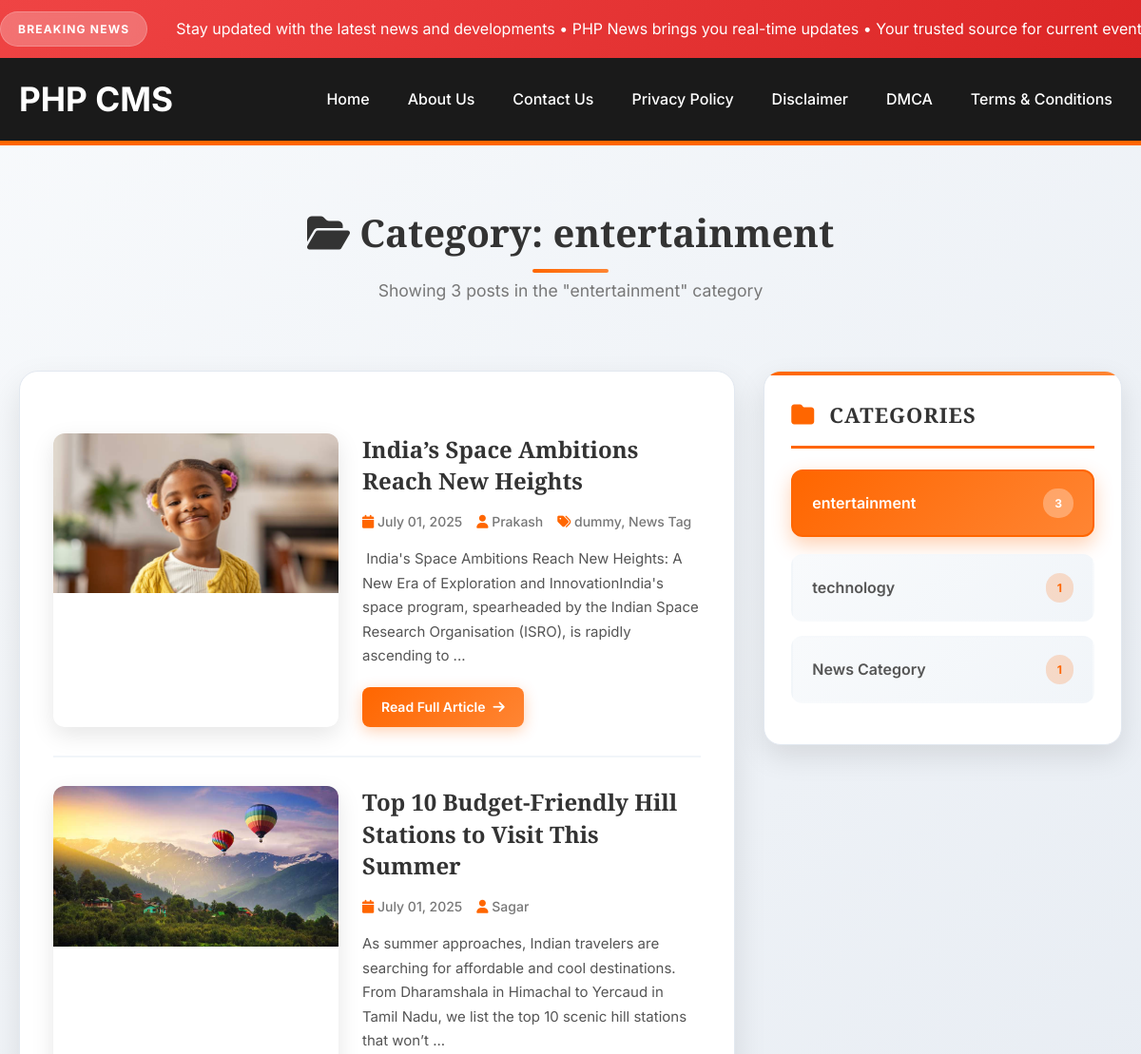
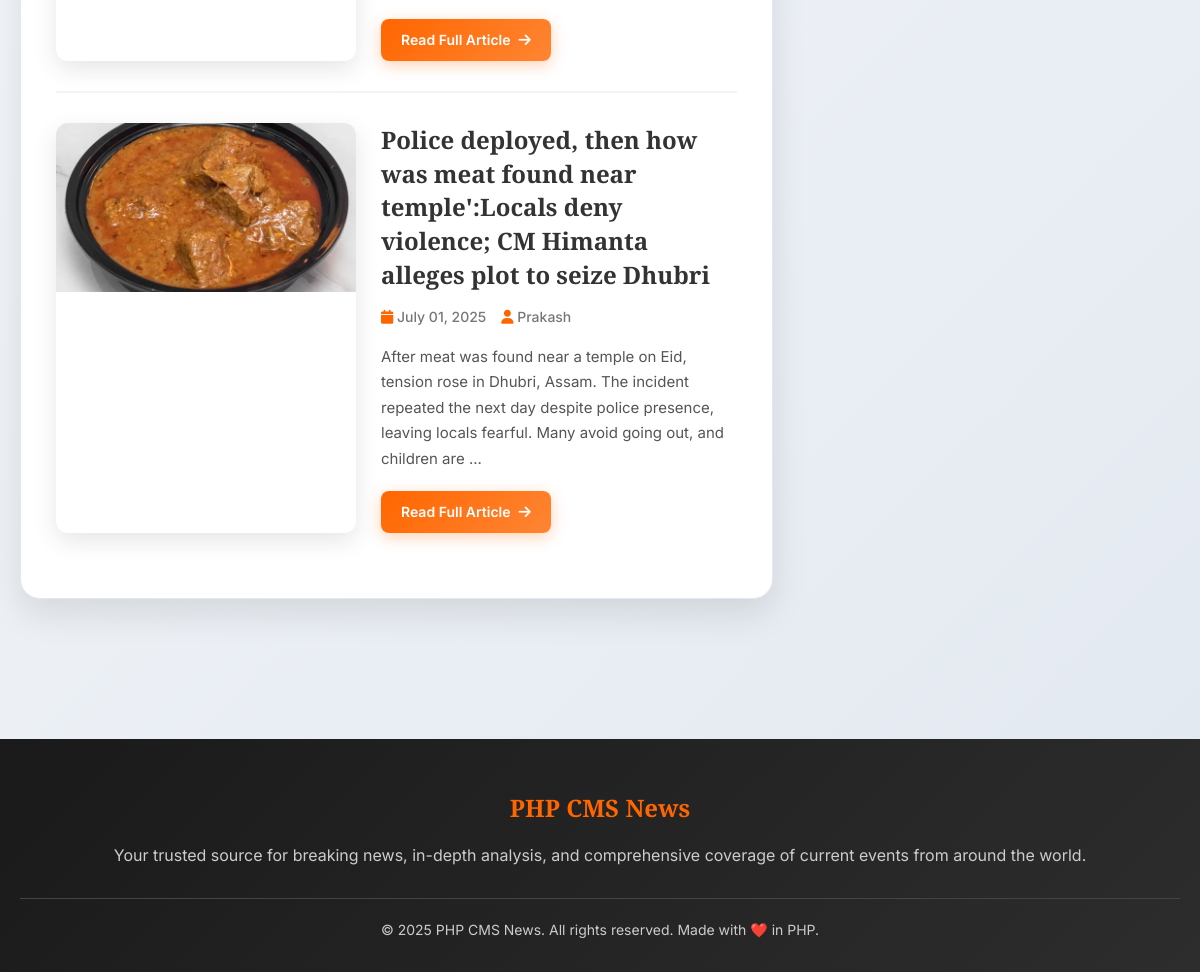
Page /category.php?cat=entertainment on the committed database (2 pictures, top to bottom).
### tables this page shows
CREATE TABLE `pages` (
  `id` int(11) NOT NULL,
  `title` varchar(100) NOT NULL,
  `slug` varchar(100) NOT NULL,
  `created_at` timestamp NOT NULL DEFAULT current_timestamp(),
  `content` text DEFAULT NULL,
  `status` enum('draft','published') NOT NULL DEFAULT 'draft',
  `updated_at` datetime DEFAULT current_timestamp() ON UPDATE current_timestamp(),
  `author_id` int(11) DEFAULT 1,
  `excerpt` text DEFAULT NULL,
  `meta_description` text DEFAULT NULL,
  `page_order` int(11) DEFAULT 0,
  `show_in_menu` tinyint(1) DEFAULT 0
);

CREATE TABLE `posts` (
  `id` int(11) NOT NULL,
  `title` varchar(255) NOT NULL,
  `slug` varchar(255) DEFAULT NULL,
  `category` varchar(100) DEFAULT NULL,
  `tags` text DEFAULT NULL,
  `image` varchar(255) DEFAULT NULL,
  `status` enum('published','draft') DEFAULT 'published',
  `content` text NOT NULL,
  `created_at` timestamp NOT NULL DEFAULT current_timestamp(),
  `author_id` int(11) DEFAULT NULL,
  `views` int(11) DEFAULT 0,
  `excerpt` text DEFAULT NULL,
  `meta_description` varchar(255) DEFAULT NULL,
  `updated_at` datetime DEFAULT current_timestamp() ON UPDATE current_timestamp(),
  `category_id` int(11) DEFAULT NULL,
  `view_date` date DEFAULT NULL
);

CREATE TABLE `authors` (
  `id` int(11) NOT NULL,
  `name` varchar(100) NOT NULL,
  `username` varchar(100) DEFAULT NULL,
  `email` varchar(150) DEFAULT NULL,
  `bio` text DEFAULT NULL,
  `photo` varchar(255) DEFAULT NULL,
  `created_at` timestamp NOT NULL DEFAULT current_timestamp(),
  `theme_preference` enum('light','dark') DEFAULT 'light',
  `password` varchar(255) DEFAULT NULL,
  `profile_picture` varchar(255) DEFAULT NULL,
  `last_login` datetime DEFAULT NULL,
  `role` varchar(20) DEFAULT 'author'
);

### category.php (the view, shortened to what this page needs)
<?php
require 'config.php';
$category = isset($_GET['cat']) ? trim($_GET['cat']) : '';
$page = isset($_GET['page']) ? (int)$_GET['page'] : 1;
$posts_per_page = 10;
$offset = ($page - 1) * $posts_per_page;
$posts_result = null;
$total_posts = 0;
if (!empty($category)) {
    $count_stmt = $conn->prepare("SELECT COUNT(*) as total FROM posts WHERE status = 'published' AND category = ?");
    $count_stmt->bind_param("s", $category);
    $count_stmt->execute();
    $count_result = $count_stmt->get_result();
    $total_posts = $count_result->fetch_assoc()['total'];
    $stmt = $conn->prepare("SELECT posts.*, authors.name AS author_name
                           FROM posts
                           LEFT JOIN authors ON posts.author_id = authors.id
                           WHERE posts.status = 'published' AND posts.category = ?
                           ORDER BY posts.created_at DESC
                           LIMIT ? OFFSET ?");
    $stmt->bind_param("sii", $category, $posts_per_page, $offset);
    $stmt->execute();
    $posts_result = $stmt->get_result();
}
$categories = $conn->query("SELECT category, COUNT(*) as count FROM posts WHERE status = 'published' AND category IS NOT NULL AND category != '' GROUP BY category ORDER BY count DESC");
$menu = $conn->query("SELECT * FROM pages WHERE status = 'published' AND show_in_menu = 1 ORDER BY page_order ASC, id ASC");
?>
<!DOCTYPE html>
<html lang="en">
<head>
    <link href="https://cdnjs.cloudflare.com/ajax/libs/font-awesome/6.4.0/css/all.min.css" rel="stylesheet">
</head>
<body>
<div class="breaking-news">
    <div class="breaking-content">
        <span class="breaking-label">Breaking News</span>
        <span>Stay updated with the latest news and developments • PHP News brings you real-time updates • Your trusted source for current events</span>
    </div>
</div>
<header>
    <h1>PHP CMS</h1>
    <nav class="menu">
        <a href="index.php">Home</a>
        <?php while($m = $menu->fetch_assoc()): ?>
            <a href="page.php?slug=<?= urlencode($m['slug']) ?>"><?= htmlspecialchars($m['title']) ?></a>
        <?php endwhile; ?>
    </nav>
</header>
<div class="container">
    <div class="page-header">
        <?php if (!empty($category)): ?>
            <h1 class="page-title"><i class="fas fa-folder-open"></i> Category: <?= htmlspecialchars($category) ?></h1>
            <p class="page-description">
                Showing <?= $total_posts ?> post<?= $total_posts != 1 ? 's' : '' ?> in the "<?= htmlspecialchars($category) ?>" category
            </p>
        <?php else: ?>
            <h1 class="page-title"><i class="fas fa-folder"></i> All Categories</h1>
            <p class="page-description">Browse posts by category to discover content that interests you</p>
        <?php endif; ?>
    </div>
    <div class="main-container">
        <div class="content-area">
            <?php if (!empty($category) && $posts_result && $posts_result->num_rows > 0): ?>
                <?php while ($post = $posts_result->fetch_assoc()): ?>
                    <article class="post-card">
                        <div class="post-image">
                            <a href="post.php?slug=<?= urlencode($post['slug']) ?>">
                                <img src="uploads/<?= htmlspecialchars($post['image']) ?>"
                                     alt="<?= htmlspecialchars($post['title']) ?>"
                                     onerror="this.src='/placeholder.svg?height=200&width=300'">
                            </a>
                        </div>
                        <div class="post-content">
                            <h2 class="post-title">
                                <a href="post.php?slug=<?= urlencode($post['slug']) ?>">
                                    <?= htmlspecialchars($post['title']) ?>
                                </a>
                            </h2>
                            <div class="post-meta">
                                <span><i class="fas fa-calendar"></i> <?= date("F d, Y", strtotime($post['created_at'])) ?></span>
                                <?php if (!empty($post['author_name'])): ?>
                                    <span><i class="fas fa-user"></i> <?= htmlspecialchars($post['author_name']) ?></span>
                                <?php endif; ?>
                                <?php if (!empty($post['tags'])): ?>
                                    <span><i class="fas fa-tags"></i> <?= htmlspecialchars(str_replace(',', ', ', $post['tags'])) ?></span>
                                <?php endif; ?>
                            </div>
                            <div class="post-excerpt">
                                <?= mb_strimwidth(strip_tags($post['content']), 0, 200, '...') ?>
                            </div>
                            <a href="post.php?slug=<?= urlencode($post['slug']) ?>" class="read-more">
                                Read Full Article <i class="fas fa-arrow-right"></i>
                            </a>
                        </div>
                    </article>
                <?php endwhile; ?>
            <?php endif; ?>
        </div>
        <aside class="sidebar">
            <h3><i class="fas fa-folder"></i> Categories</h3>
            <?php if ($categories->num_rows > 0): ?>
                <ul class="category-list">
                    <?php while ($cat = $categories->fetch_assoc()): ?>
                        <li class="category-item <?= ($category === $cat['category']) ? 'active' : '' ?>">
                            <a href="category.php?cat=<?= urlencode($cat['category']) ?>">
                                <span><?= htmlspecialchars($cat['category']) ?></span>
                                <span class="category-count"><?= $cat['count'] ?></span>
                            </a>
                        </li>
                    <?php endwhile; ?>
                </ul>
            <?php else: ?>
                <p style="text-align: center; color: #777; font-style: italic;">No categories found.</p>
            <?php endif; ?>
        </aside>
    </div>
</div>
<footer>
    <div class="footer-content">
        <h3>PHP CMS News</h3>
        <p>Your trusted source for breaking news, in-depth analysis, and comprehensive coverage of current events from around the world.</p>
        <div class="footer-bottom">
            &copy; <?= date('Y') ?> PHP CMS News. All rights reserved. Made with ❤️ in PHP.
        </div>
    </div>
</footer>
</body>
</html>

### rows in the picture
pages: title "About Us"
pages: title "Contact Us"
pages: title "Privacy Policy"
pages: title "Disclaimer"
pages: title "DMCA"
pages: title "Terms & Conditions"
posts: image (picture), title "India’s Space Ambitions Reach New Heights", created_at "July 01, 2025", author.name "Prakash", tags "dummy, News Tag", content "India's Space Ambitions Reach New Heights: A New Era of Exploration and InnovationIndia's space program, spearheaded by the Indian Space Research Organisation (ISRO), is rapidly ascending to ..."
posts: image (picture), title "Top 10 Budget-Friendly Hill Stations to Visit This Summer", created_at "July 01, 2025", author.name "Sagar", content "As summer approaches, Indian travelers are searching for affordable and cool destinations. From Dharamshala in Himachal to Yercaud in Tamil Nadu, we list the top 10 scenic hill stations that won’t ..."
posts: image (picture), title "Police deployed, then how was meat found near temple':Locals deny violence; CM Himanta alleges plot to seize Dhubri", created_at "July 01, 2025", author.name "Prakash", content "After meat was found near a temple on Eid, tension rose in Dhubri, Assam. The incident repeated the next day despite police presence, leaving locals fearful. Many avoid going out, and children are ..."

### other values in the picture
$category "entertainment"
$total_posts "3"
$cat['category'] "entertainment"
$cat['count'] "3"
$cat['category'] "technology"
$cat['count'] "1"
$cat['category'] "News Category"
